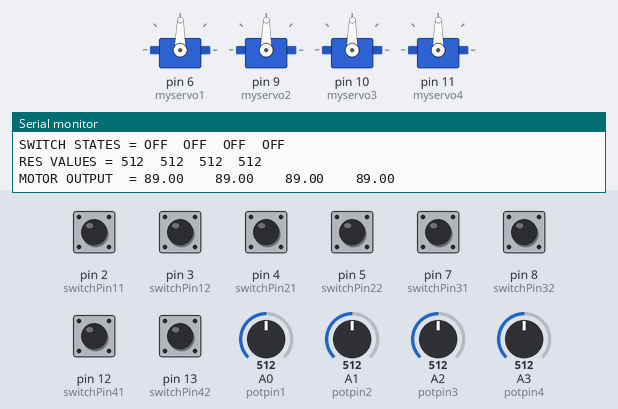
The sketch below on a simulated Arduino Uno, built with avr-gcc and run on an emulated ATmega328P. On the bench: 4 × servo, the last lines printed to the serial monitor. The test bench sets the inputs (shaded band); at power-on: pin 2 (switchPin11), pin 3 (switchPin12), pin 4 (switchPin21), pin 5 (switchPin22), pin 7 (switchPin31), pin 8 (switchPin32), pin 12 (switchPin41), pin 13 (switchPin42) HIGH, A0 (potpin1) = 512, A1 (potpin2) = 512, A2 (potpin3) = 512, A3 (potpin4) = 512.

Above: at 1.2 s.
1.3 s: pin 2 (switchPin11) pulled LOW for 1 s
At 1.77 s:
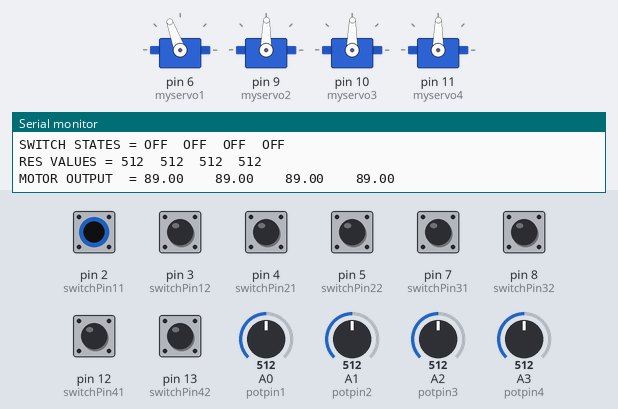
At 2.16 s:
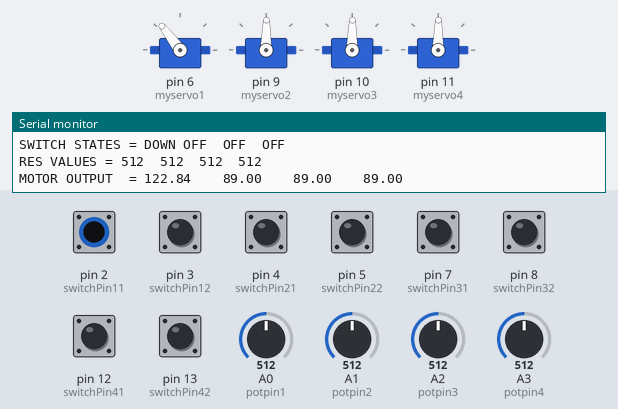
3.8 s: pin 3 (switchPin12) pulled LOW for 1 s
6.3 s: pin 4 (switchPin21) pulled LOW for 1 s
8.8 s: pin 5 (switchPin22) pulled LOW for 1 s
11.3 s: pin 7 (switchPin31) pulled LOW for 1 s
Timing chart, 0 to 14.3 s (numbered marks = the images above; inputs shaded):
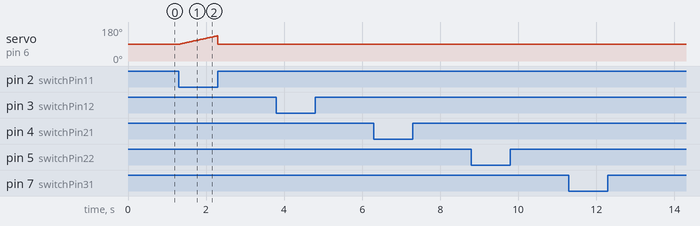

The sketch:

hockey_box_2.7.2_Scott_McBride.ino
```cpp
// Scott McBride Updates to hockey_box_2.7.2
// Why would this implementation be better/preferred.
// Please explain your answers. :)
// Added ramping function that was not in the original scope.

#include <Servo.h> //imports the servo library

Servo myservo1; //Declares servos 1-4
Servo myservo2;
Servo myservo3;
Servo myservo4;

int potpin1 = A0; //Adresses 4 pots to analog 0-3
int potpin2 = A1;
int potpin3 = A2;
int potpin4 = A3;

int val1 = 0; //creates 4 blank variabls to be used later
int val2 = 0;
int val3 = 0;
int val4 = 0;

int motoroff = 89;
float mtr1 = motoroff; //creates 4 servo motor outputs, and sets inital value to 90 = no motion = safe
float mtr2 = motoroff;
float mtr3 = motoroff;
float mtr4 = motoroff;

float mtr1_old = motoroff; //creates 4 servo motor outputs, and sets inital value to 90 = no motion = safe
float mtr2_old = motoroff;
float mtr3_old = motoroff;
float mtr4_old = motoroff;

//int val0 = 0;

const int switchPin11 = 2; //names 8 digital pins after the switch they attach to
const int switchPin12 = 3;
const int switchPin21 = 4;
const int switchPin22 = 5;
const int switchPin31 = 7;
const int switchPin32 = 8;
const int switchPin41 = 12;
const int switchPin42 = 13;

int switchState11 = 0; //makes each switch state a blank slate
int switchState12 = 0;
int switchState21 = 0;
int switchState22 = 0;
int switchState31 = 0;
int switchState32 = 0;
int switchState41 = 0;
int switchState42 = 0;

String sw1 = "****";
String sw2 = "****";
String sw3 = "****";
String sw4 = "****";
String sval1 = "****";
String sval2 = "****";
String sval3 = "****";
String sval4 = "****";

unsigned long currentMillis = 0;
unsigned long previousMillis = 0;        // will store last time the servo was updated
unsigned long deltaMillis = 0;
float speedchange;                // Variable to hold the speedchange requested this loop
float maxchangefortime;
float Mtr1_RAMP = 45;           // This sets the max PWM change at 90 units per second, which is zero to full speed in 1 seconds.
unsigned long lastdisplay = 0;
unsigned long displaytime = 0;
String stringout = "****";

void setup() {

  myservo1.attach(6, 998, 2020); //Ataches each servo to a PWM pin, is atached to a motor controler instad of a servo
  myservo2.attach(9, 998, 2020);
  myservo3.attach(10, 1001, 2014);
  myservo4.attach(11, 1001, 2014);

  pinMode(switchPin11, INPUT_PULLUP); //sets each switch state to a input
  pinMode(switchPin12, INPUT_PULLUP);
  pinMode(switchPin21, INPUT_PULLUP);
  pinMode(switchPin22, INPUT_PULLUP);
  pinMode(switchPin31, INPUT_PULLUP);
  pinMode(switchPin32, INPUT_PULLUP);
  // pinMode(switchState41, INPUT_PULLUP); // found you
  //  pinMode(switchState42, INPUT_PULLUP);
  pinMode(switchPin41, INPUT_PULLUP); // found you
  pinMode(switchPin42, INPUT_PULLUP);
}

void loop() {
  Serial.begin(115200); // Start Debugging Data

  val1 = analogRead(potpin1); //tells each variable to read a pot
  sval1 = String(val1);
  val2 = analogRead(potpin2);
  sval2 = String(val2);
  val3 = analogRead(potpin3);
  sval3 = String(val3);
  val4 = analogRead(potpin4);
  sval4 = String(val4);

  switchState11 = digitalRead(switchPin11); //links each switch state to its digital pin *the number in the tens place (12) is the switch number 1-4, the number in the ones place (12) is the switch state, 1 = up, 2 = down*
  switchState12 = digitalRead(switchPin12); //                                                                          ^                                                            ^
  switchState21 = digitalRead(switchPin21);
  switchState22 = digitalRead(switchPin22);
  switchState31 = digitalRead(switchPin31);
  switchState32 = digitalRead(switchPin32);
  switchState41 = digitalRead(switchPin41);
  switchState42 = digitalRead(switchPin42);


  // Calcualte Motor 1

  if (switchState11 == HIGH && switchState12 == LOW)       //if switch one is switched up, then set motor one to go both directions
  {
    mtr1 = map(val1, 1023, 0, 0, 179);
    sw1 = "UP  ";
  }
  else if (switchState11 == LOW && switchState12 == HIGH)  //if switch one is switched down, then set motor one to forward
  {
    mtr1 = map(val1, 1023, 0, 90, 179);
    sw1 = "DOWN";

  }
  else
  {
    mtr1 = motoroff;
    sw1 = "OFF ";
  }


  // Calcualte Motor 2

  if (switchState21 == HIGH && switchState22 == LOW)       //if switch one is switched up, then set motor one to go both directions
  {
    mtr2 = map(val2, 1023, 0, 0, 179);
    sw2 = "UP  ";
  }
  else if (switchState21 == LOW && switchState22 == HIGH)  //if switch one is switched down, follow Motor 1
  {
    mtr2 = mtr1;
    sw2 = "DOWN";
  }
  else
  {
    mtr2 = motoroff;
    sw2 = "OFF ";
  }

  // Calcualte Motor 3

  if (switchState31 == HIGH && switchState32 == LOW)       //if switch one is switched up, then set motor one to go both directions
  {
    mtr3 = map(val3, 1023, 0, 0, 179);
    sw3 = "UP  ";
  }
  else if (switchState31 == LOW && switchState32 == HIGH)  //if switch one is switched down, follow Motor 2
  {
    mtr3 = mtr2;
    sw3 = "DOWN";
  }
  else
  {
    mtr3 = motoroff;
    sw3 = "OFF ";
  }

  // Calcualte Motor 4

  if (switchState41 == HIGH && switchState42 == LOW)       //if switch one is switched up, then set motor one to go both directions
  {
    mtr4 = map(val4, 1023, 0, 0, 179);
    sw4 = "UP  ";
  }
  else if (switchState41 == LOW && switchState42 == HIGH)  //if switch one is switched down, follow Motor 3
  {
    mtr4 = mtr3;
    sw4 = "DOWN";
  }
  else
  {
    mtr4 = motoroff;
    sw4 = "OFF ";
  }


  // Motor Ramping Feature - Allow for motor to ramp to max speed over a second.

  // Determine Max Rate Change for this deltaMillis
  currentMillis = millis();
  deltaMillis = currentMillis - previousMillis;
  maxchangefortime = Mtr1_RAMP * deltaMillis / 1000.0;
  speedchange = abs(mtr1 - mtr1_old);
  /* Serial.print (speedchange);
    Serial.print( "  =>  ");
    Serial.print (maxchangefortime);
    Serial.print( "  =>  ");
    Serial.println (mtr1_old);
    delay(10);
  */
  if (speedchange > maxchangefortime && mtr1 != motoroff) { //Rate Limit needed
    mtr1 = constrain(mtr1, mtr1_old - maxchangefortime, mtr1_old + maxchangefortime);
  }
  else { //Rate Limit Not Needed
  }
  speedchange = abs(mtr2 - mtr2_old);
  if (speedchange > maxchangefortime && mtr2 != motoroff) { //Rate Limit needed
    mtr2 = constrain(mtr2, mtr2_old - maxchangefortime, mtr2_old + maxchangefortime);
  }
  else { //Rate Limit Not Needed
  }
  speedchange = abs(mtr3 - mtr3_old);
  if (speedchange > maxchangefortime && mtr3 != motoroff) { //Rate Limit needed
    mtr3 = constrain(mtr3, mtr3_old - maxchangefortime, mtr3_old + maxchangefortime);
  }
  else { //Rate Limit Not Needed
  }
  speedchange = abs(mtr4 - mtr4_old);
  if (speedchange > maxchangefortime && mtr4 != motoroff) { //Rate Limit needed
    mtr4 = constrain(mtr4, mtr4_old - maxchangefortime, mtr4_old + maxchangefortime);
  }
  else { //Rate Limit Not Needed
  }


  // All Motor Values Calcuated, now send to Motor Controllers.
  myservo1.write(mtr1);
  myservo2.write(mtr2);
  myservo3.write(mtr3);
  myservo4.write(mtr4);

  // Update OLD values with values just sent
  mtr1_old = mtr1;
  mtr2_old = mtr2;
  mtr3_old = mtr3;
  mtr4_old = mtr4;
  previousMillis = currentMillis;

  //used to test pots and switches !slows program down!
  displaytime = millis() - lastdisplay;
  if  (displaytime > 1000)
  {
    stringout = "SWITCH STATES = " + sw1 + " " + sw2 + " " + sw3 + " " + sw4;
    Serial.println (stringout) ;
    delay(15);
    stringout = "RES VALUES = " + sval1 + "  "  +  sval2 + "  " + sval3 + "  " + sval4;
    Serial.println (stringout) ;
    delay(15);
    Serial.print("MOTOR OUTPUT  = "); Serial.print(mtr1); Serial.print("    "); Serial.print(mtr2); Serial.print("    "); Serial.print(mtr3); Serial.print("    "); Serial.println(mtr4);
    delay(15);
    lastdisplay = millis();

  }

}
```

Measured:
- after the input at 1.3 s, servo on pin 6 (myservo1): rises from 89° to 133° in 0.96 s, then falls to 89° in 0.02 s
